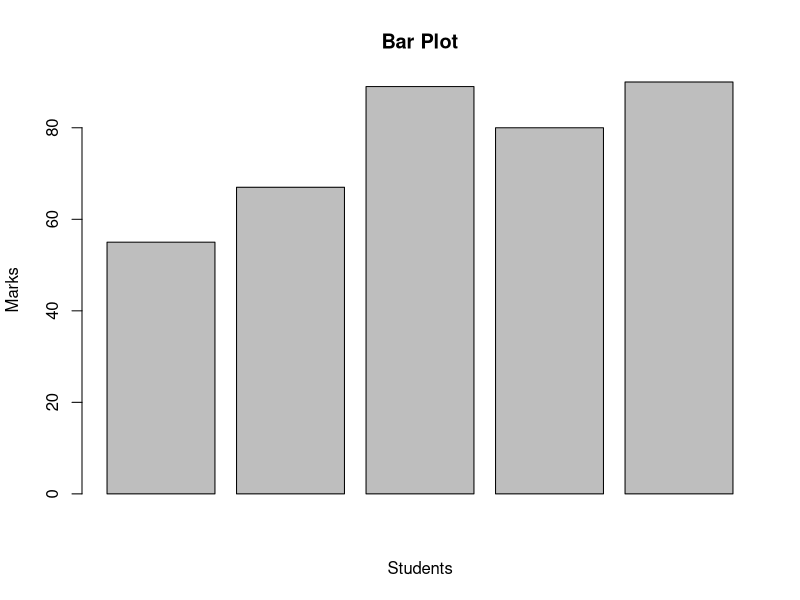
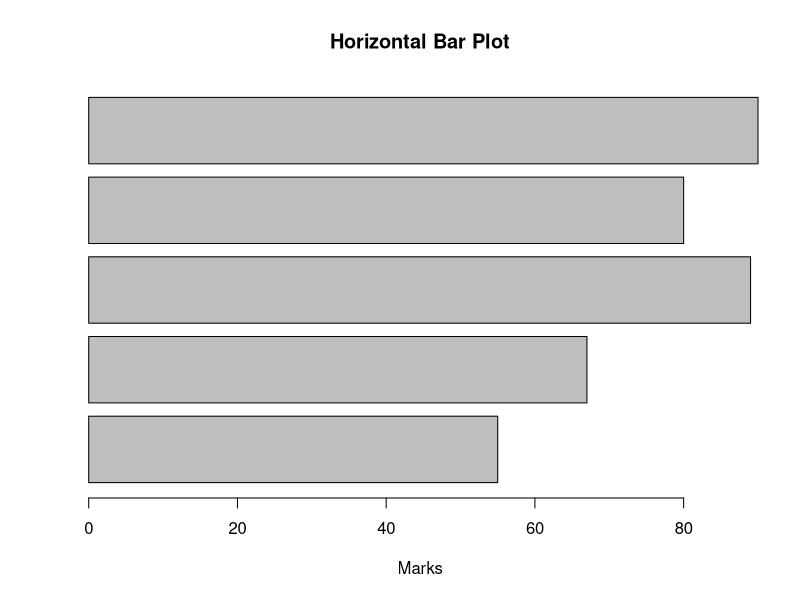

These figures' R source, in order:
# Create data
a <- c(55, 67, 89, 80, 90)

# Draw vertical bar plot
barplot(a,
        main = "Bar Plot",
        xlab = "Students",
        ylab = "Marks")

# Draw horizontal bar plot
barplot(a,
        main = "Horizontal Bar Plot",
        xlab = "Marks",
        horiz = TRUE)
